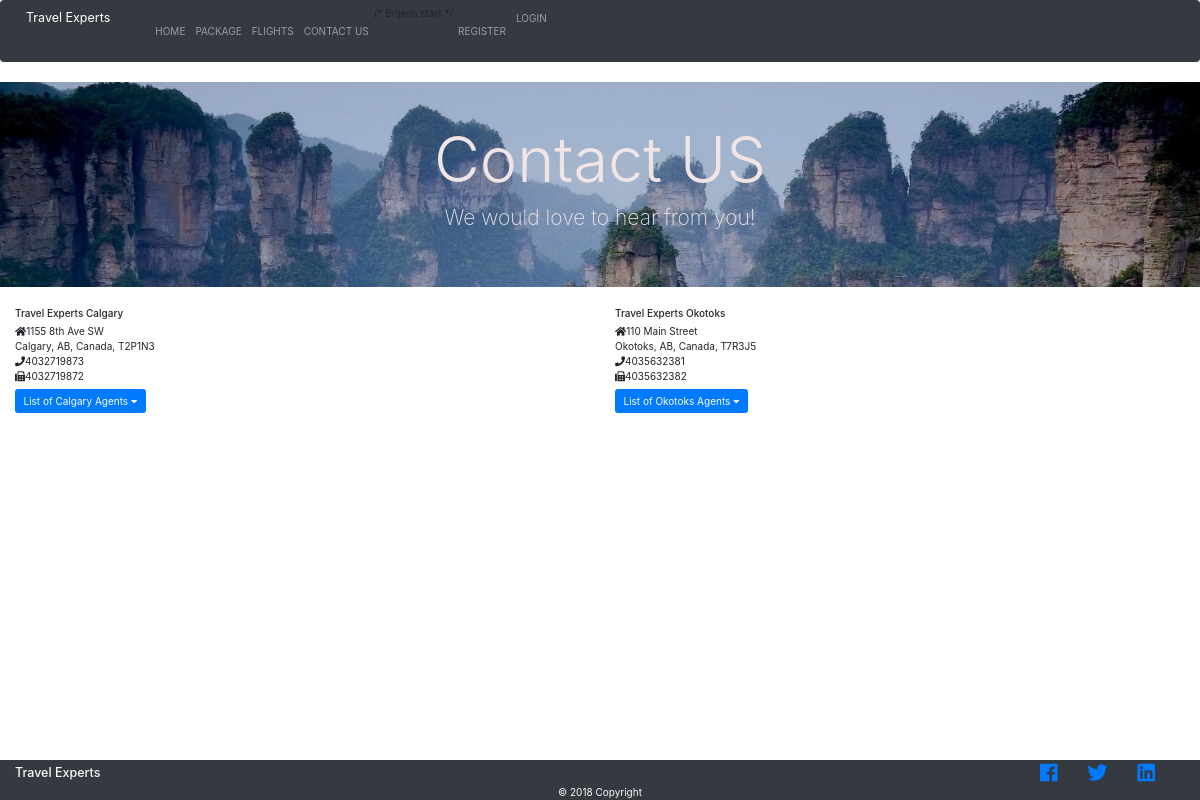
Page /contact_us.php on the committed database.
### tables this page shows
CREATE TABLE `agencies` (
  `AgencyId` int(11) NOT NULL,
  `AgncyAddress` varchar(50) DEFAULT NULL,
  `AgncyCity` varchar(50) DEFAULT NULL,
  `AgncyProv` varchar(50) DEFAULT NULL,
  `AgncyPostal` varchar(50) DEFAULT NULL,
  `AgncyCountry` varchar(50) DEFAULT NULL,
  `AgncyPhone` varchar(50) DEFAULT NULL,
  `AgncyFax` varchar(50) DEFAULT NULL
);

### agenciesContact.php (the view, shortened to what this page needs)
<?php
  require("ServerSideRegister\dbconnect.php");
    $grabAgency = "SELECT AgencyId, AgncyAddress, AgncyCity, AgncyProv, AgncyPostal, AgncyCountry, AgncyPhone, Agncyfax FROM agencies";
    if($result = mysqli_query($mysqli, $grabAgency)){
      echo '<div class="row">';
      while($row = mysqli_fetch_assoc($result)){
        ?>
        <div class="col-md-6">
        <?php
        if($row['AgencyId']==1){
          echo  "<h6>Travel Experts Calgary</h6>";
        }
        else{
          echo "<h6>Travel Experts Okotoks</h6>";
        }
          echo '<i class="fas fa-home"></i>' . $row["AgncyAddress"] . "<br>";
          echo $row["AgncyCity"] .", ". $row["AgncyProv"].", ". $row["AgncyCountry"] .", ".$row["AgncyPostal"] . "<br>";
          echo '<i class="fas fa-phone"></i>' . $row["AgncyPhone"] . "<br>";
          echo '<i class="fas fa-fax"></i>' . $row["Agncyfax"] . "<br>";
          getAgentInfo($row["AgencyId"],$row["AgncyCity"]);
        ?>
        </div>
        <?php
      }
      echo "</div>";
    }
    function getAgentInfo($agencyId,$agencyCity){
      require("ServerSideRegister\dbconnect.php");
       $grabAgents = "SELECT AgtFirstName, AgtLastName, AgtBusPhone, AgtEmail, AgtPosition FROM agents where AgencyId=$agencyId";
         $count=3;
      if($result = mysqli_query($mysqli, $grabAgents)){
        ?>
              <button type="button" class="btn btn-primary my-2" data-toggle="collapse" data-target="#collapse<?php echo $agencyId ?>" aria-expanded="true" aria-controls="collapse<?php echo $agencyId ?>">
                List of <?php echo $agencyCity ?> Agents <i class="fas fa-caret-down"></i>
              </button>
          <div id="collapse<?php echo $agencyId ?>" class="collapse" aria-labelledby="heading<?php echo $agencyId ?>" data-parent="#accordion">
            <div class="card-body">
        <?php
        while($row = mysqli_fetch_assoc($result)){
          if($count%2==1){
            echo '<div class="row">';
          }
          if($count%2==0){
            echo '</div>';
          }
          $count++;
        }
        ?>
              </div>
            </div>
          </div>
        <?php
     }
    }
     ?>

### css/default.css (style rules this page uses)
html { line-height: 1.15; -webkit-text-size-adjust: 100%; }
body { margin: 0; }
button, input, optgroup, select, textarea { font-family: inherit; font-size: 100%; line-height: 1.15; margin: 0; }
button, input { overflow: visible; }
button, select { text-transform: none; }
button, [type="button"], [type="reset"], [type="submit"] { -webkit-appearance: button; }

### css/footer.css (style rules this page uses)
html, body { height: 100%; }
body { display: flex; flex-direction: column; }

### rows in the picture
agencies: shows "Travel Experts Calgary", AgncyAddress "1155 8th Ave SW", AgncyCity "Calgary", AgncyProv "AB", AgncyCountry "Canada", AgncyPostal "T2P1N3", AgncyPhone "4032719873", AgncyFax "4032719872"
agencies: shows "Travel Experts Okotoks", AgncyAddress "110 Main Street", AgncyCity "Okotoks", AgncyProv "AB", AgncyCountry "Canada", AgncyPostal "T7R3J5", AgncyPhone "4035632381", AgncyFax "4035632382"
